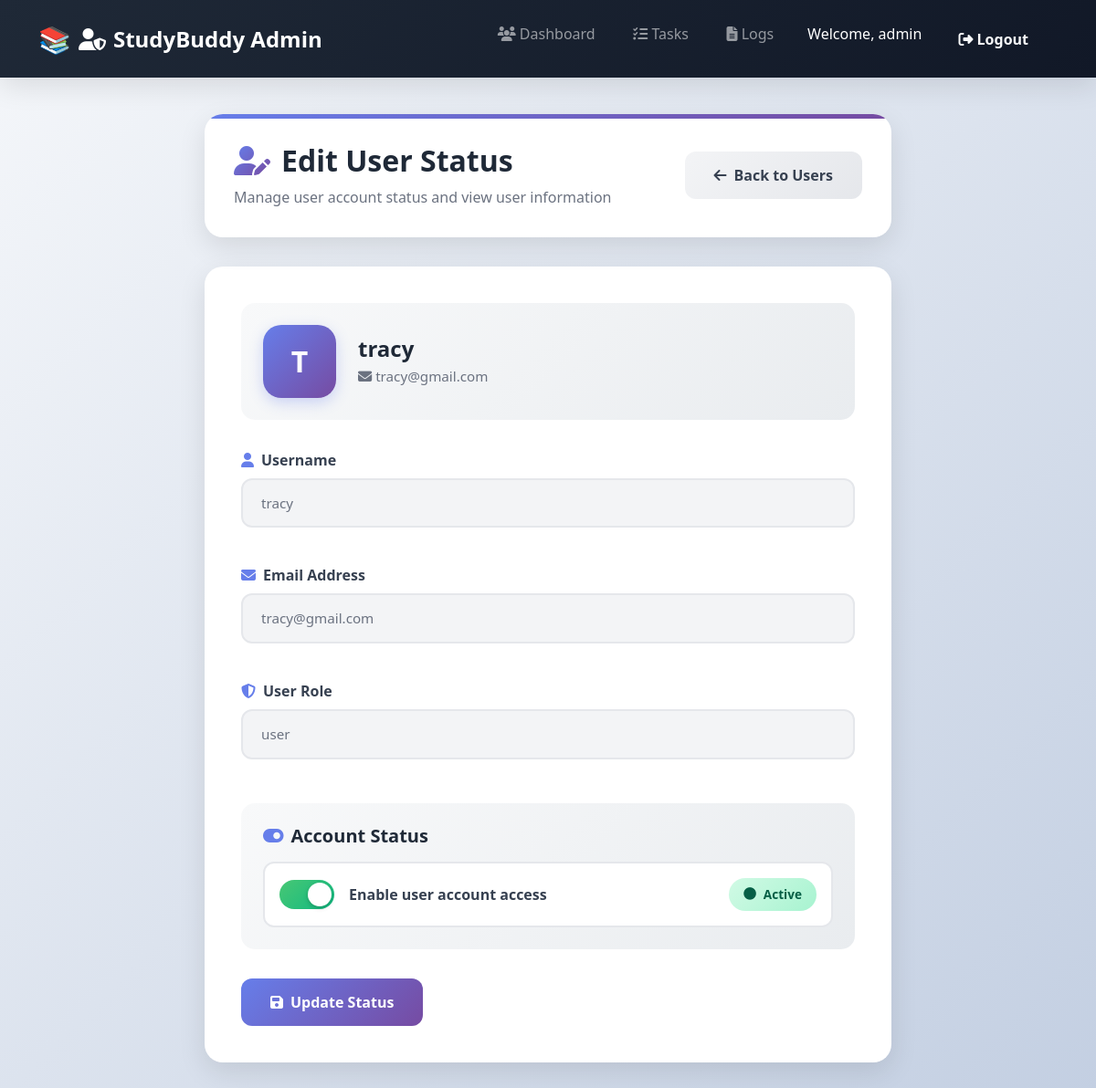
Page /edit_user.php?id=2 (signed in) on the committed database.
### tables this page shows
CREATE TABLE `users` (
  `id` int(11) NOT NULL,
  `username` varchar(50) NOT NULL,
  `email` varchar(100) NOT NULL,
  `password` varchar(255) NOT NULL,
  `created_at` timestamp NOT NULL DEFAULT current_timestamp(),
  `role` enum('user','admin') DEFAULT 'user',
  `is_active` tinyint(1) DEFAULT 1
);

### edit_user.php (the view, shortened to what this page needs)
<?php
require_once 'config.php';
$id = $_GET['id'];
$stmt = $pdo->prepare("SELECT id, username, email, role, is_active FROM users WHERE id = ?");
$stmt->execute([$id]);
$user = $stmt->fetch();
?>
<!DOCTYPE html>
<html lang="en">
<head>
<link href="https://cdn.jsdelivr.net/npm/bootstrap@5.3.0/dist/css/bootstrap.min.css" rel="stylesheet">
<link href="https://cdnjs.cloudflare.com/ajax/libs/font-awesome/6.4.0/css/all.min.css" rel="stylesheet">
</head>
<body>
<nav class="navbar navbar-expand-lg navbar-dark bg-dark">
    <div class="container">
        <a class="navbar-brand" href="#">
            <i class="fas fa-user-shield"></i> StudyBuddy Admin
        </a>
        <div class="navbar-nav ms-auto">
            <a href="admin_dashboard.php" class="nav-link"><i class="fas fa-users"></i> Dashboard</a>
            <a href="admin_tasks.php" class="nav-link"><i class="fas fa-tasks"></i> Tasks</a>
            <a href="admin_logs.php" class="nav-link"><i class="fas fa-file-alt"></i> Logs</a>
            <span class="navbar-text text-white ms-3">
                Welcome, <?php echo htmlspecialchars($_SESSION['admin_username']); ?>
            </span>
            <a href="logout.php" class="btn btn-outline-light btn-sm ms-2">
                <i class="fas fa-sign-out-alt"></i> Logout
            </a>
        </div>
    </div>
</nav>
<div class="main-container">
    <div class="page-header">
        <div style="display: flex; align-items: center; justify-content: space-between; flex-wrap: wrap; gap: 1rem;">
            <div>
                <h2><i class="fas fa-user-edit"></i> Edit User Status</h2>
                <p>Manage user account status and view user information</p>
            </div>
            <a href="admin_users.php" class="btn btn-secondary">
                <i class="fas fa-arrow-left"></i> Back to Users
            </a>
        </div>
    </div>
    <div class="content-card">
        <div class="user-profile-header">
            <div class="user-profile-avatar">
                <?= strtoupper(substr($user['username'], 0, 1)) ?>
            </div>
            <div class="user-profile-info">
                <h3><?= htmlspecialchars($user['username']) ?></h3>
                <p><i class="fas fa-envelope"></i> <?= htmlspecialchars($user['email']) ?></p>
            </div>
        </div>
        <form method="POST">
            <div class="info-grid">
                <div class="mb-3">
                    <label for="username" class="form-label">
                        <i class="fas fa-user"></i> Username
                    </label>
                    <input type="text" class="form-control" id="username" value="<?= htmlspecialchars($user['username']) ?>" readonly>
                </div>
                <div class="mb-3">
                    <label for="email" class="form-label">
                        <i class="fas fa-envelope"></i> Email Address
                    </label>
                    <input type="text" class="form-control" id="email" value="<?= htmlspecialchars($user['email']) ?>" readonly>
                </div>
                <div class="mb-3">
                    <label for="role" class="form-label">
                        <i class="fas fa-shield-alt"></i> User Role
                    </label>
                    <input type="text" class="form-control" id="role" value="<?= htmlspecialchars($user['role'] ?? 'user') ?>" readonly>
                </div>
            </div>
            <div class="status-toggle-wrapper">
                <h5><i class="fas fa-toggle-on"></i> Account Status</h5>
                <div class="custom-switch">
                    <input type="checkbox" id="is_active" name="is_active" <?= $user['is_active'] ? 'checked' : '' ?>>
                    <label for="is_active">Enable user account access</label>
                    <span class="status-indicator">
                        <i class="fas fa-circle"></i>
                        <span id="statusText"><?= $user['is_active'] ? 'Active' : 'Inactive' ?></span>
                    </span>
                </div>
            </div>
            <div class="button-group">
                <button type="submit" class="btn btn-primary">
                    <i class="fas fa-save"></i> Update Status
                </button>
            </div>
        </form>
    </div>
</div>
</body>
</html>

### rows in the picture
users: username "T", username "tracy", email "tracy@gmail.com", role "user", is_active "☑"

### other values in the picture
$_SESSION['admin_username'] "admin"
